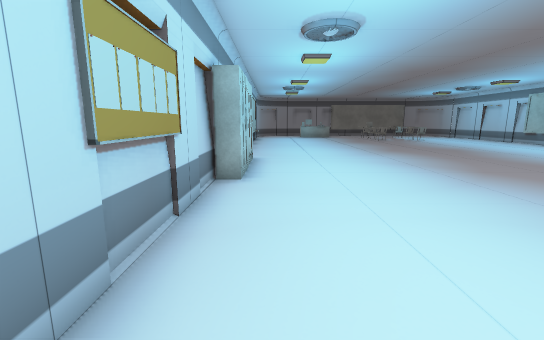
view 1 (above)

16 first-person views from a walk through a 3-D level made in the Unity game engine. The camera is 1.4 m above the floor, tilts 10° down and sees 90° across. The floor is counted in squares, 1 m on a side. Each view is taken from the middle of a square. On the plan, view 1 faces up. The plan holds only what a view shows up to about 13 squares ahead; the rest is blank. The player is left out. Some animated figures are not drawn. Some surface patterns are stand-ins.

view 2
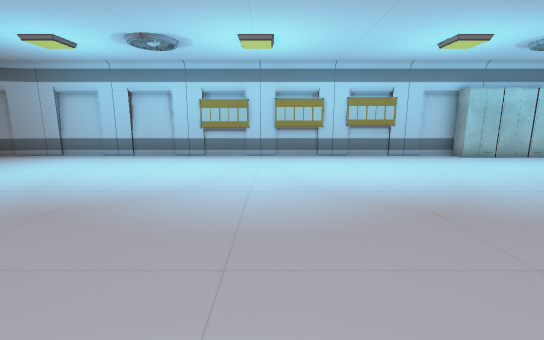

view 3
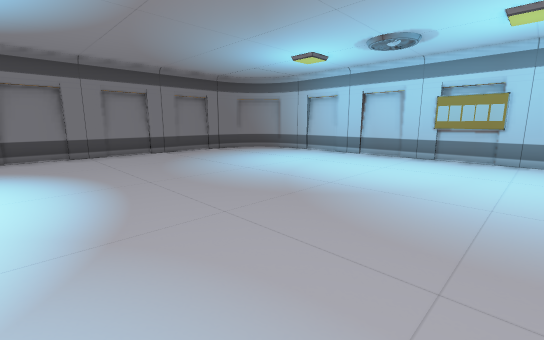

view 4
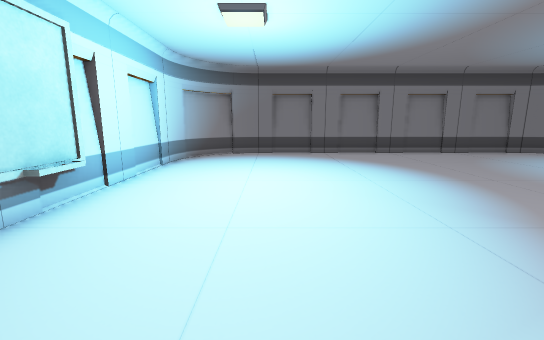

view 5
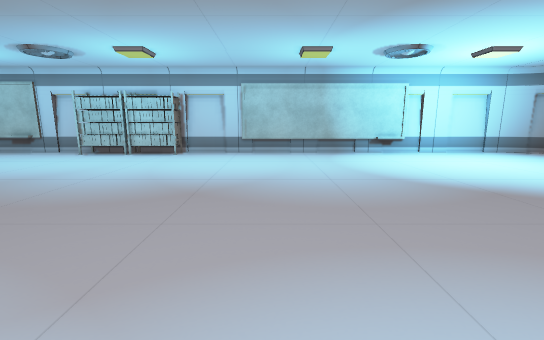

view 6
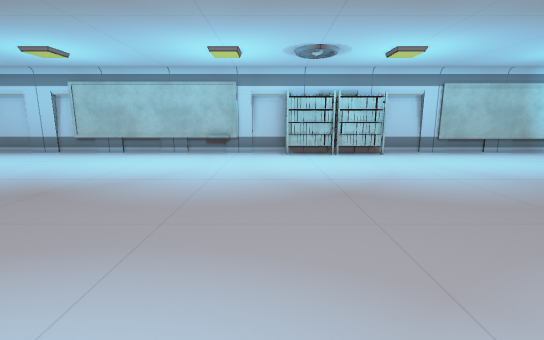

view 7
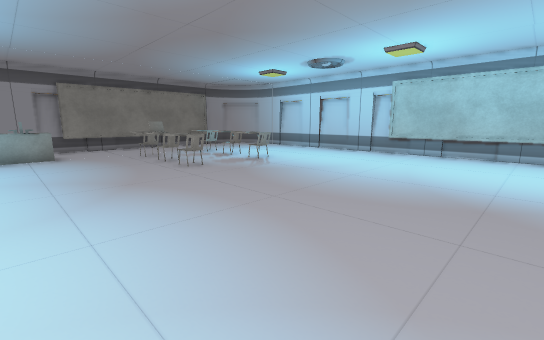

view 8
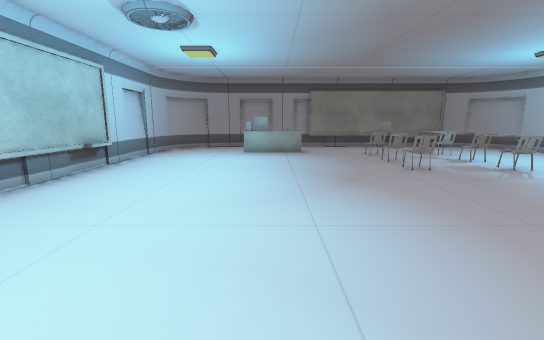

view 9
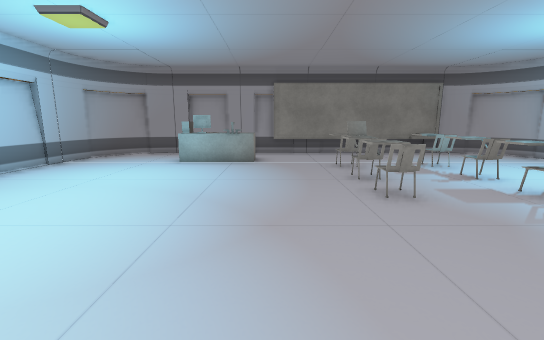

view 10
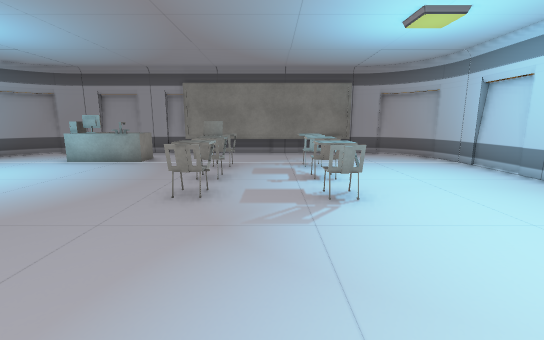

view 11
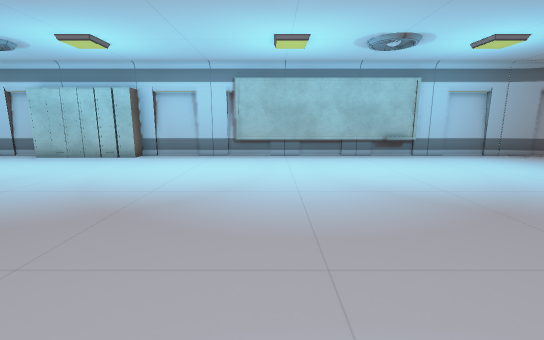

view 12
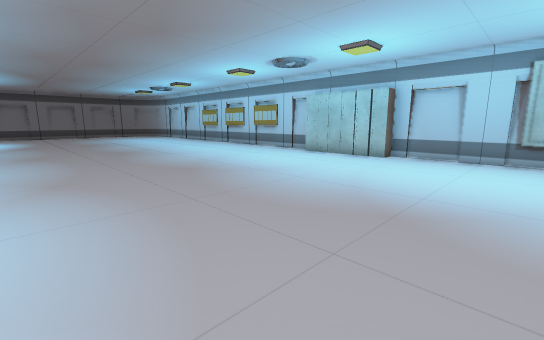

view 13
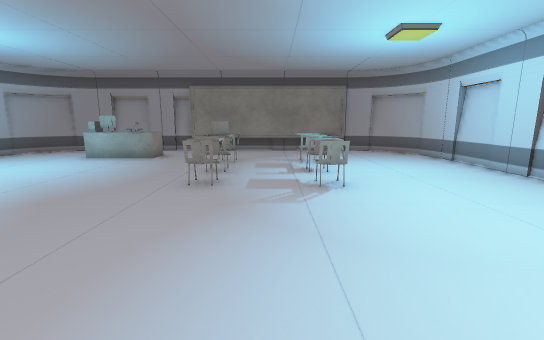

view 14
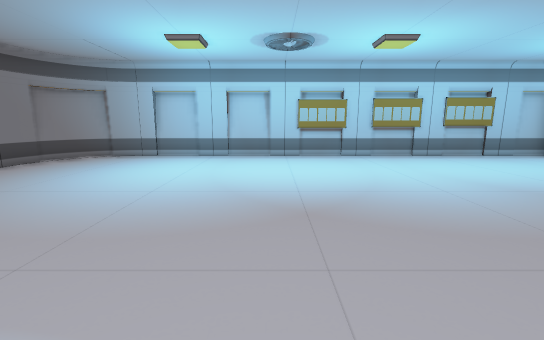

view 15
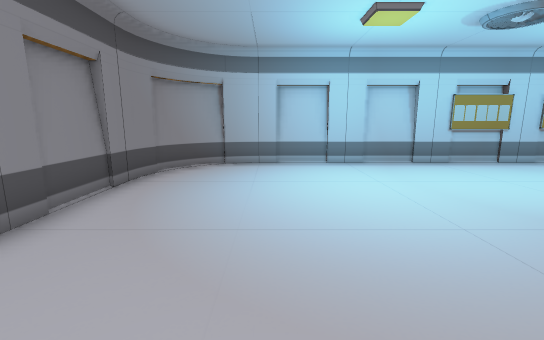

view 16
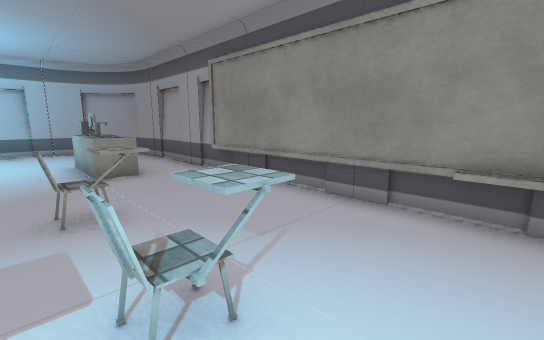

### Floor plan
Points are (right, up) in squares from view 1. A wall is a line through its corners. A room is listed if a view was taken in it or the views show most of it. See-through windows are left out.
Room 1 (views 1, 2, 3, 4, 5, 6, 7, 8, 9, 10, 11, 12, 13, 14, 15, 16)
walls: (16.6, 5.5) (16.6, 6.5); (16.6, 8.5) (16.6, 26.2) (16.4, 26.7); (16.8, 8.5) (16.8, 10); (-1.4, 7) (-1.4, -10.9); (16.8, 2.1) (16.8, 4); (16.8, 18.1) (16.8, 19); (16.8, 20.3) (16.8, 22); (16.8, -6.9) (16.8, -6.1); (16.8, 23.3) (16.8, 25); (16.8, -9.9) (16.8, -8.1); (-1.4, -10.7) (-1.3, -11.3); (16.5, -11.3) (16.6, -10.7); (-1.3, -11.2) (-1.1, -11.7); (16.3, -11.7) (16.6, -11) (16.6, 4.5); (-1.2, -11.6) (-1, -12.1); (16.6, 25.9) (16.5, 26.4); (16.2, -12.1) (16.5, -11.6); (15.9, -12.5) (16.3, -12); (-1.1, -12) (-0.6, -12.6) (0, -13.1); (-1.4, 26) (-1.4, 10.5); (13.9, -13.4) (14.4, -13.3) (14.8, -13.2); (-0.8, -12.4) (-0.4, -12.8); (14.8, -13.3) (15.2, -13.1); (15.1, -13.2) (15.6, -12.8) (16, -12.4); (16.5, 26.7) (16.2, 27.3) (15.5, 28) (14.7, 28.4); (-1.3, 26.4) (-1.4, 25.9); (0.7, -13.3) (1.3, -13.4); (0.4, -13.2) (0.8, -13.3); (7, 28.6) (5.1, 28.6); (1.1, -13.5) (14, -13.5); (-0.1, -13.1) (0.4, -13.3); (5.2, 28.5) (3.9, 28.5); (-1.2, 26.7) (-1.3, 26.2); (16.3, 27.1) (15.8, 27.8) (15.2, 28.2); (4, 28.6) (2.1, 28.6); (2.2, 28.5) (0.9, 28.5) (0.4, 28.3); (14.8, 28.3) (14.3, 28.5) (6, 28.5); (14.5, 28.4) (14, 28.5); (1.3, 28.5) (0.8, 28.4); (-0.4, 27.9) (-0.9, 27.4) (-1.3, 26.7); (0.1, 28.2) (-0.6, 27.7) (-1.1, 27.1); (0.5, 28.5) (-0.1, 28.2)
low walls: (16.3, 10.9) (16.3, 11.9); (16.3, -5.8) (16.3, -4.8); (-1, 21.6) (-1, 20.6); (10, 28.6) (8.2, 28.6); (13.2, 28.2) (12.1, 28.2); (13, 28.6) (11.1, 28.6)
objects: other object (-1, -4) to (-1, -2); other object (-1, -1) to (-1, 1); other object (-1, 3) to (-1, 4); other object (-1, 7); other object (-1, 8); other object (-1, 9); other object (-1, 10); other object (3, 26); other object (4, 26); other object (5, 26); other object (8, 21) to (8, 22); other object (8, 23) to (9, 23); other object (8, 24) to (8, 25); other object (11, 21) to (12, 22); other object (11, 23) to (11, 24); other object (12, 25); other object (16, 4) to (17, 6); other object (16, 7) to (17, 8)

Positions as (right, up) in squares from view 1, and headings:
1: (0, 0), facing up
2: (10, -1), facing left
3: (10, -1), facing down-left
4: (13, -1), facing down
5: (4, 0), facing right
6: (4, 9), facing right
7: (4, 13), facing up-right
8: (4, 13), facing up
9: (6, 16), facing up
10: (10, 16), facing up
11: (10, 16), facing left
12: (10, 15), facing down-left
13: (10, 15), facing up
14: (10, -5), facing left
15: (8, -10), facing left
16: (13, 24), facing up-left
